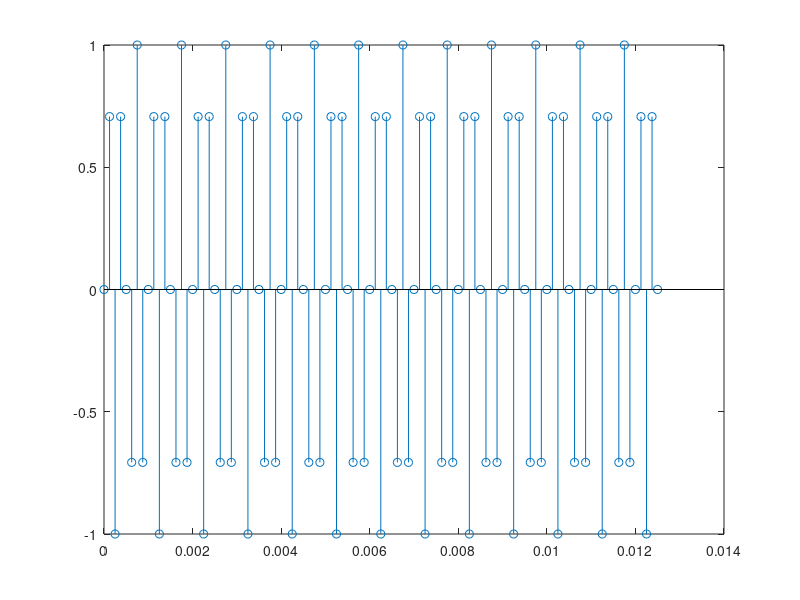
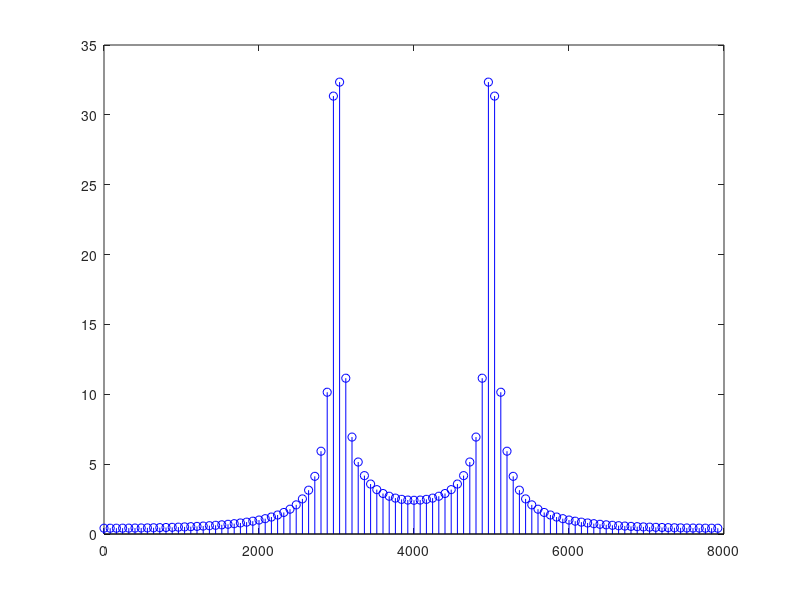
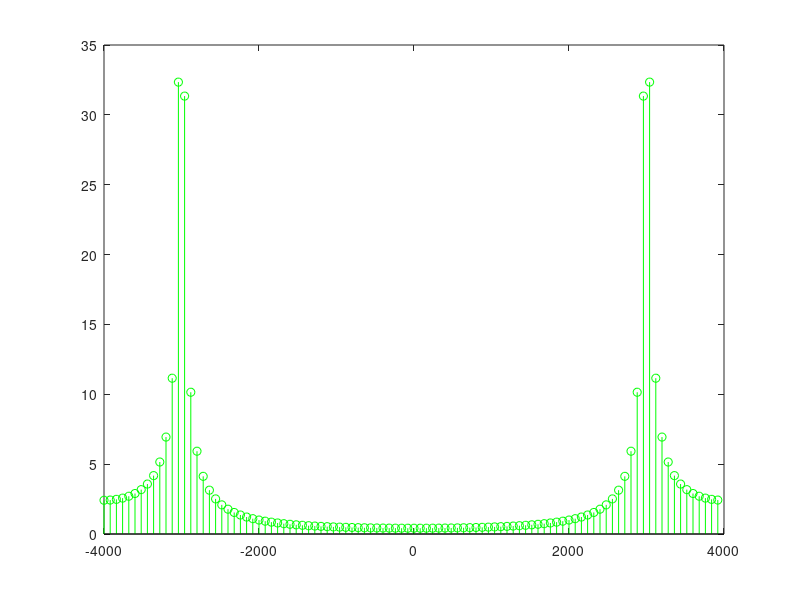

Source code (MATLAB) for these figures, in order:
close all;
clear all;
fs = 8000;
f1 = 3000;
ts = 1/fs;
xi = 0:ts:100*ts;
x1 = sin(2*pi*f1*xi);
 
figure
stem(xi, x1);
 
N = 100;
k = fs/N;
X1 = fft(x1, N);
xf = 0:k:fs/2 - fs/N;
xf2 = 0:k:fs -fs /N;
xf3 = -fs/2 : k : fs/2 -fs/N;
figure
stem(xf2, abs(X1), 'b');

figure
X2 = fftshift(X1);
stem(xf3, abs(X2), 'g');